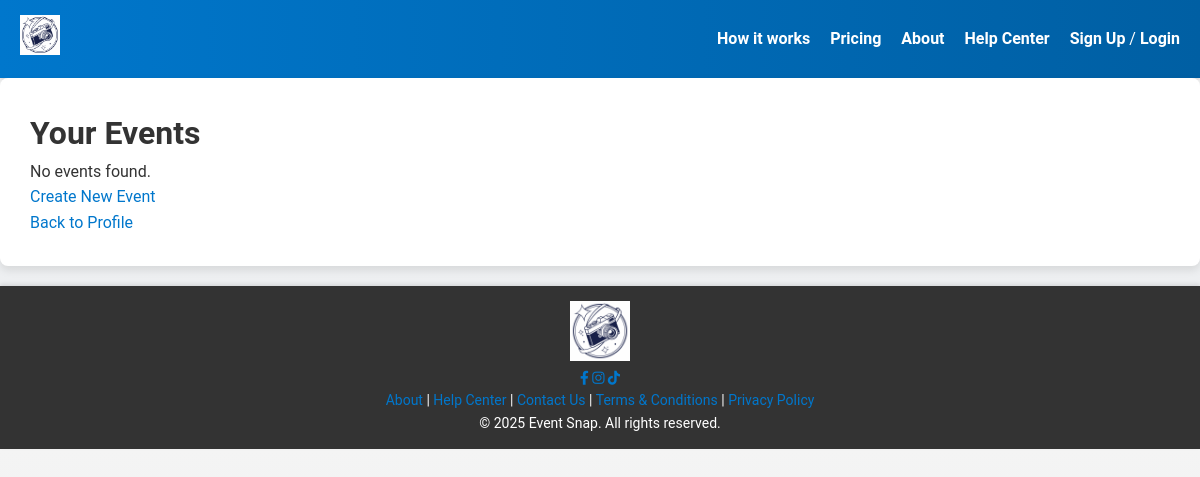
The app's page /auth/events (signed in), older data.
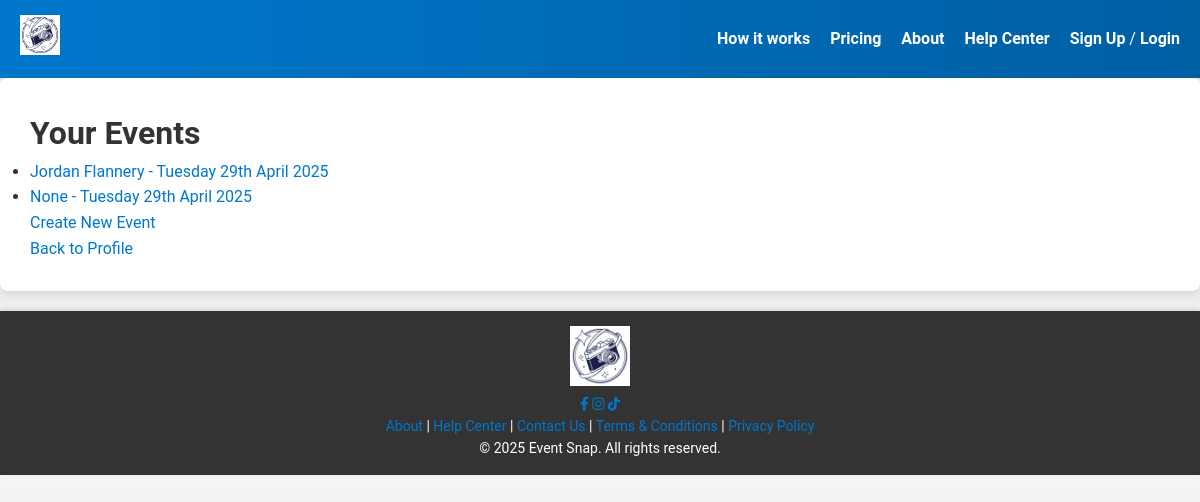
The same page, newer data.
### app/models.py (models this page shows)
class Event(SQLModel, table=True):
    id: Optional[int] = Field(default=None, primary_key=True)
    event_type_id: Optional[int] = Field(default=None, foreign_key="eventtype.id")
    user_id: int = Field(foreign_key="user.id")
    name: Optional[str] = Field(default=None, max_length=100)
    date: datetime
    welcome_message: Optional[str] = Field(default=None, max_length=250)
    storage_path: str
    event_code: str = Field(max_length=4)  # Ensure it's a 4-character string
    event_password: str = Field(max_length=4)  # Ensure it's a 4-character string
    pricing_id: int = Field(foreign_key="pricing.id")
    user: User = Relationship(back_populates="events")
    guests: List["Guest"] = Relationship(back_populates="event")
    billings: List["Billing"] = Relationship(back_populates="event")
    event_storage: Optional["EventStorage"] = Relationship(back_populates="event")
    file_metadata: List["FileMetadata"] = Relationship(back_populates="event")
    guest_sessions: List["GuestSession"] = Relationship(back_populates="event")
    qrcode: Optional["QRCode"] = Relationship(back_populates="event", sa_relationship_kwargs={"uselist": False, "foreign_keys": "[QRCode.event_id]"})
    event_type: Optional["EventType"] = Relationship(back_populates="events")
    pricing: "Pricing" = Relationship(back_populates="events")

### app/routes/auth_routes.py (the view)
@auth_router.get("/events")
async def list_events(request: Request):
    token = request.cookies.get("session_token")
    if not token:
        return RedirectResponse(url="/auth/login", status_code=303)
    try:
        payload = jwt.decode(token, SECRET_KEY, algorithms=[ALGORITHM])
        user_id = payload.get("user_id")
    except Exception:
        return RedirectResponse(url="/auth/login", status_code=303)
    with SessionLocal() as session:
        events = session.exec(select(Event).where(Event.user_id == user_id)).all()
    return templates.TemplateResponse("event_list.html", {"request": request, "events": events})

### app/database.py (called while the page is built)
def SessionLocal():
    return Session(engine)

### app/main.py (called while the page is built)
@app.middleware("http")
async def add_global_context(request: Request, call_next):
    response = await call_next(request)
    templates.env.globals.update({
        "FACEBOOK_URL": FACEBOOK_URL,
        "INSTAGRAM_URL": INSTAGRAM_URL,
        "TIKTOK_URL": TIKTOK_URL,
        "current_year": datetime.now().year,  # Pass the current year
        "WEBSITE_NAME": WEBSITE_NAME,  # Pass the website name
    })
    return response

### app/template_env.py (called while the page is built)
def ordinal(n):
    n = int(n)
    if 10 <= n % 100 <= 20:
        suffix = 'th'
    else:
        suffix = {1: 'st', 2: 'nd', 3: 'rd'}.get(n % 10, 'th')
    return f"{n}{suffix}"

def format_date(date_value):
    return date_value.strftime('%A ') + ordinal(date_value.day) + date_value.strftime(' %B %Y')

### templates/event_list.html (shortened to what this page needs)
{% extends "base.html" %}
{% block content %}
<div class="container">
    <h1>Your Events</h1>
    {% if events %}
        <ul>
            {% for event in events %}
                <li><a href="/auth/event-details/{{ event.id }}">{{ event.name }} - {{ event.date | format_date }}</a></li>
            {% endfor %}
        </ul>
    {% else %}
        <p>No events found.</p>
    {% endif %}
    <a href="/auth/create-event">Create New Event</a>
    <br>
    <a href="/auth/profile">Back to Profile</a>
</div>
{% endblock %}

### templates/base.html (shortened to what this page needs)
<!DOCTYPE html>
<html lang="en">
<head>
    <link rel="stylesheet" href="/static/css/styles.css">
    <link rel="stylesheet" href="https://cdnjs.cloudflare.com/ajax/libs/font-awesome/6.0.0-beta3/css/all.min.css">
</head>
<body>
    <header>
        <div class="logo">
            <a href="/"><img src="/static/images/logo-placeholder.png" alt="{{ WEBSITE_NAME }}" style="height:40px;"></a>
        </div>
        <nav>
            <ul>
                <li><a href="/how-it-works">How it works</a></li>
                <li><a href="/pricing">Pricing</a></li>
                <li><a href="/about">About</a></li>
                <li><a href="/help-center">Help Center</a></li>
                {% if user %}
                    <li>
                        <a href="/auth/profile" title="Profile" style="padding: 0 8px;">
                            <svg xmlns="http://www.w3.org/2000/svg" height="24" width="24" style="vertical-align: middle;">
                                <circle cx="12" cy="8" r="4" fill="#888"/>
                                <ellipse cx="12" cy="18" rx="7" ry="4" fill="#888"/>
                            </svg>
                        </a>
                    </li>
                    <li><a href="/auth/logout" class="logout">Logout</a></li>
                {% else %}
                    <li><a href="/sign-up">Sign Up</a> / <a href="/auth/login">Login</a></li>
                {% endif %}
            </ul>
        </nav>
    </header>
    <main>
        {% block content %}{% endblock %}
    </main>
    <footer>
        <div class="footer-logo">
            <img src="/static/images/logo-placeholder.png" alt="{{ WEBSITE_NAME }}" style="height:60px;">
        </div>
        <div class="footer-social">
            <a href="{{ FACEBOOK_URL }}" target="_blank" title="Facebook">
                <i class="fab fa-facebook-f"></i>
            </a>
            <a href="{{ INSTAGRAM_URL }}" target="_blank" title="Instagram">
                <i class="fab fa-instagram"></i>
            </a>
            <a href="{{ TIKTOK_URL }}" target="_blank" title="TikTok">
                <i class="fab fa-tiktok"></i>
            </a>
        </div>
        <div class="footer-links">
            <a href="/about">About</a> |
            <a href="/help-center">Help Center</a> |
            <a href="/contact-us">Contact Us</a> |
            <a href="/terms-and-conditions">Terms & Conditions</a> |
            <a href="/privacy-policy">Privacy Policy</a>
        </div>
        <div class="footer-copyright">
            &copy; {{ current_year }} {{ WEBSITE_NAME }}. All rights reserved.
        </div>
    </footer>
</body>
</html>

### static/css/styles.css (style rules this page uses)
body, h1, h2, h3, p, ul, li, a { margin: 0; padding: 0; box-sizing: border-box; }
body { font-family: 'Roboto', Arial, sans-serif; line-height: 1.6; background: linear-gradient(to bottom, #f4f4f4, #e9ecef); color: #333; margin: 0; padding: 0; }
header { background: linear-gradient(to right, #0077cc, #005fa3); color: #fff; padding: 15px 20px; display: flex; justify-content: space-between; align-items: center; box-shadow: 0 2px 4px rgba(0, 0, 0, 0.1); }
header .logo img { height: 50px; }
header nav ul { list-style: none; display: flex; gap: 20px; }
header nav ul li a { color: #fff; text-decoration: none; font-weight: bold; font-size: 16px; transition: color 0.3s ease, transform 0.2s ease; }
main { padding: 30px; max-width: 1200px; margin: 0 auto; background: #fff; border-radius: 8px; box-shadow: 0 4px 8px rgba(0, 0, 0, 0.1); }
footer { background: #333; color: #fff; text-align: center; padding: 15px 0; margin-top: 20px; font-size: 14px; box-shadow: 0 -2px 4px rgba(0, 0, 0, 0.1); }
a { color: #0077cc; text-decoration: none; transition: color 0.3s ease; }

Row changes from the older to the newer data that the page shows:
added Event: name "Jordan Flannery", date "Tuesday 29th April 2025"
added Event: name "None", date "Tuesday 29th April 2025"
Text that changed along with them:
text no longer shown: "No events found."
